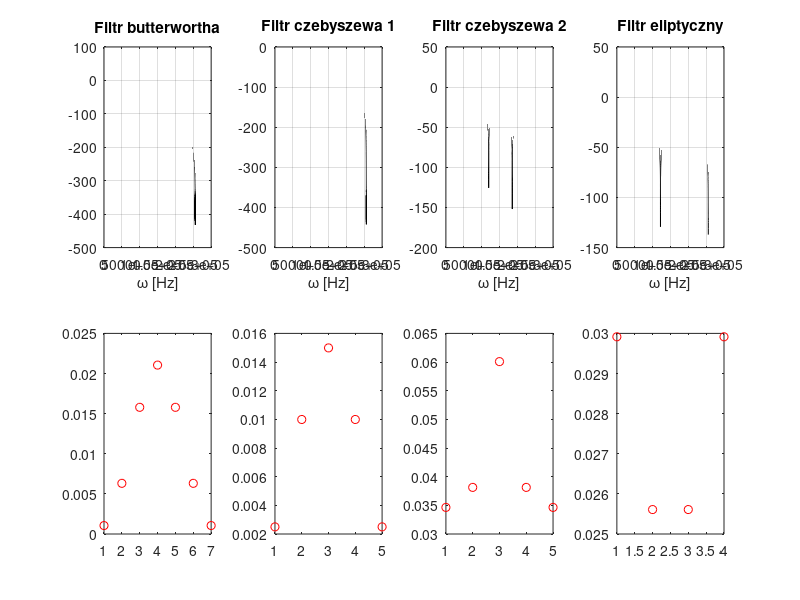

Here is the MATLAB script that generated this plot:
clear all;
close all;

%% Dane
fs = 256000; % częstotliwość próbkowania w Hz

figure(1);
%% butterwortha
subplot(2,4,1);
[n, Wn] = buttord(64000/(fs+100/2), 128000/(fs+100/2), 3, 40);
[b,a] = butter(n,Wn);
H=freqz(b,a,fs); %odpowiedz czestotliwosciowa
Hm=abs(H); HmdB=20*log10(Hm);
plot(HmdB,'k'); grid; 
title('Filtr butterwortha'); xlabel('\omega [Hz]');

subplot(2,4,5);
plot(b,'r o');

%% czebyszew 1
subplot(2,4,2);
[n, Wn] = cheb1ord(64000/(fs+100/2), 128000/(fs+100/2), 3, 40);
[b,a] = cheby1(n,3,Wn);
H=freqz(b,a,fs);
Hm=abs(H); HmdB=20*log10(Hm);
plot(HmdB,'k'); grid; 
title('Filtr czebyszewa 1'); xlabel('\omega [Hz]');

subplot(2,4,6);
plot(b,'r o');

%% czebyszew 2
subplot(2,4,3);
[n, Wn] = cheb2ord(64000/(fs+100/2), 128000/(fs+100/2), 3, 40);
[b,a] = cheby2(n,40,Wn);
H=freqz(b,a,fs);
Hm=abs(H); HmdB=20*log10(Hm);
plot(HmdB,'k'); grid; 
title('Filtr czebyszewa 2'); xlabel('\omega [Hz]'); 

subplot(2,4,7);
plot(b,'r o');

%% eliptyczny
subplot(2,4,4);
[n, Wn] = ellipord(64000/(fs+100/2), 128000/(fs+100/2), 3, 40);
[b,a] = ellip(n,3,40,Wn);
H=freqz(b,a,fs);
Hm=abs(H); HmdB=20*log10(Hm);
plot(HmdB,'k'); grid;
title('Filtr eliptyczny'); xlabel('\omega [Hz]'); 

subplot(2,4,8);
plot(b,'r o');